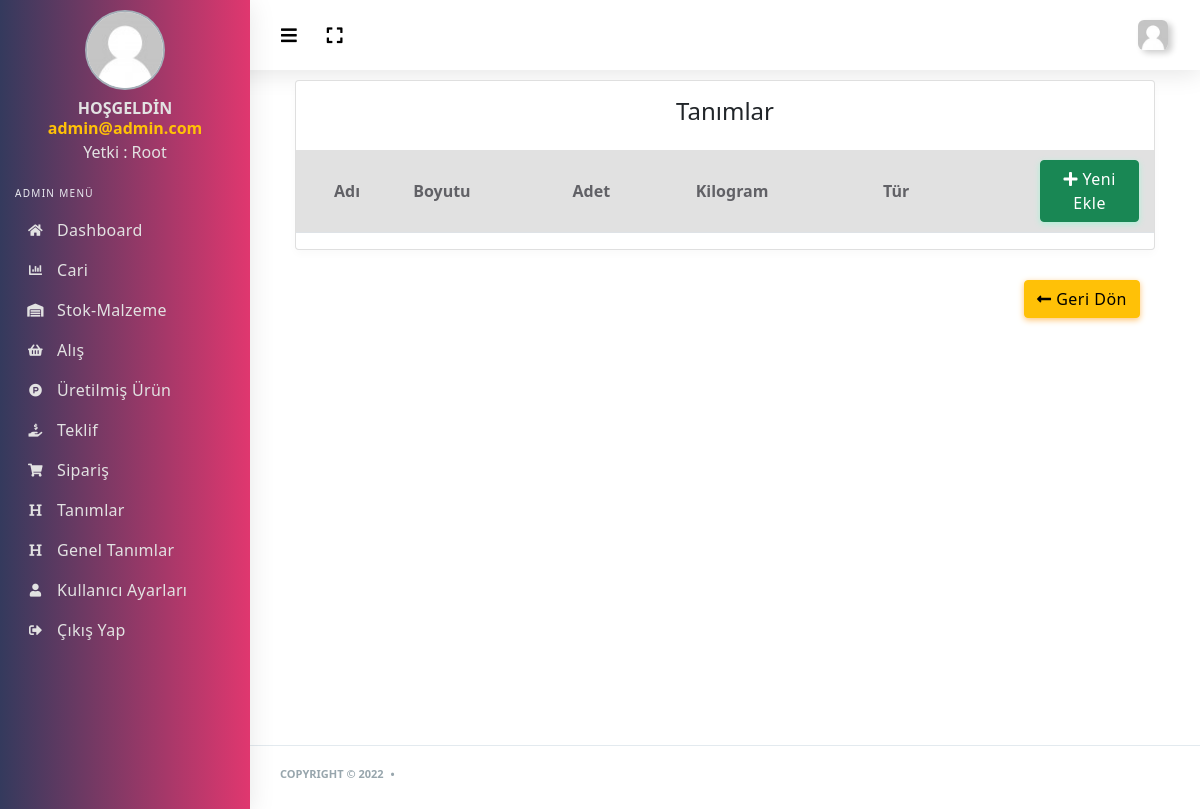
Page /admin/tanimlar.php (signed in) on the earlier database version.
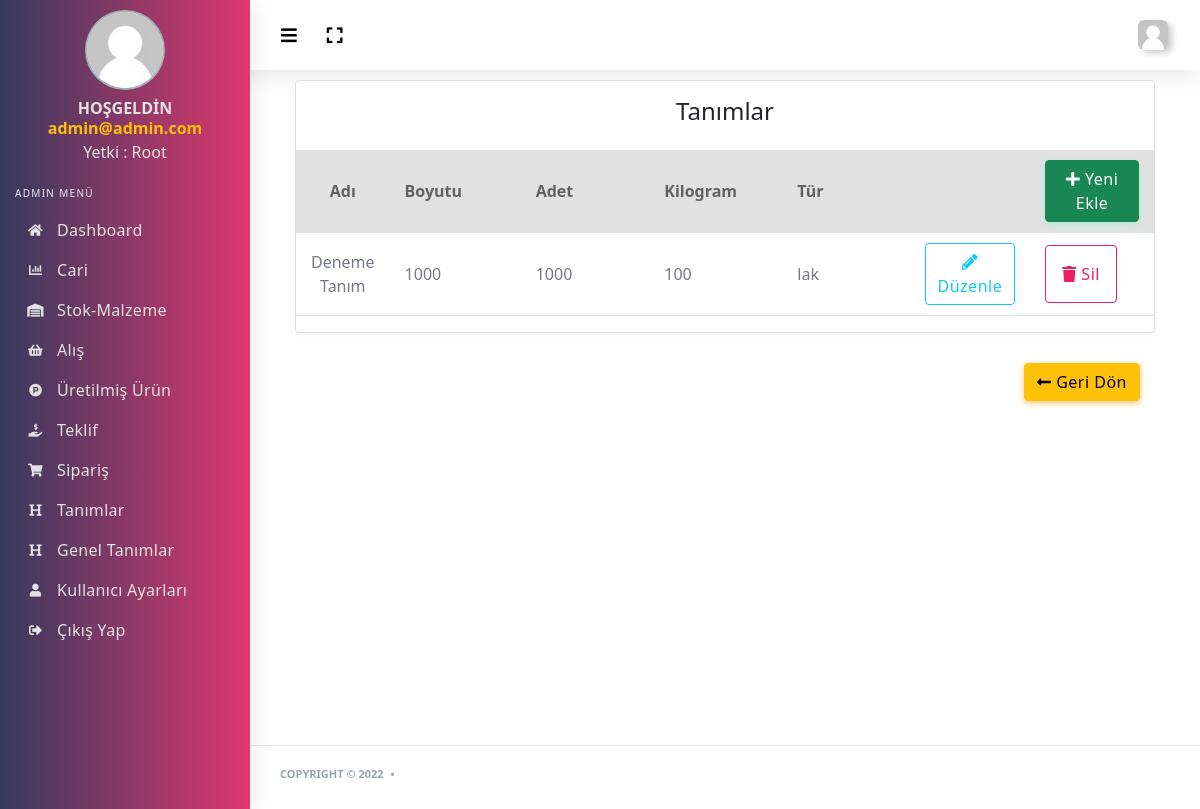
Same page on the later database version.
### tables this page shows
CREATE TABLE `tanimlar_tbl` (
  `id` int(11) NOT NULL,
  `tanim_ad` varchar(255) NOT NULL,
  `tanim_boyut` varchar(255) NOT NULL,
  `tanim_adet` varchar(255) NOT NULL,
  `tanim_kg` varchar(255) NOT NULL,
  `tanim_tur` varchar(250) NOT NULL
);

### admin/tanimlar.php (the view, shortened to what this page needs)
<?php include 'header.php' ?>
<?php include 'sidebar.php';
$tanimsor=$db->prepare("SELECT * FROM tanimlar_tbl ORDER BY id ASC");
$tanimsor->execute();
?>
<div class="main-content">
	<div class="col-12 col-md-12 col-lg-12">
		<div class="card">
			<h4 class="text-center p-3">Tanımlar</h4>
			<form action="../islem.php" method="POST">
				<table class="table table-striped table-md">
					<tr>
						<th class="text-center">Adı</th>
						<th>Boyutu</th>
						<th>Adet</th>
						<th>Kilogram</th>
						<th>Tür</th>
						<th></th>
						<th style="width: 15%;"><a href="tanim-ekle.php" class="btn btn-success"><i class="fa fa-plus"></i> Yeni Ekle</a></th>
					</tr>
					<?php while ($tanimcek=$tanimsor->fetch(PDO::FETCH_ASSOC)) {
						?>
						<tr>
							<td class="text-center"><?=$tanimcek['tanim_ad']; ?></td>
							<td style="width:16%;"><?=$tanimcek['tanim_boyut']; ?></td>
							<td style="width:16%;"><?=$tanimcek['tanim_adet']; ?></td>
							<td style="width:16%;"><?=$tanimcek['tanim_kg']; ?></td>
							<td style="width:16%;"><?=$tanimcek['tanim_tur']; ?></td>
							<td><a href="tanim-duzenle.php?id=<?=$tanimcek['id'] ?>" class="btn btn-outline-info"><i class="fa fa-pencil-alt"></i> Düzenle</a></td>
							<td><a href="../islem.php?tanimsil=ok&id=<?=$tanimcek['id'] ?>" onclick="return confirm('Silmek istediğinize emin misiniz?')" class="btn btn-outline-primary p-3"><i class="fa fa-trash"></i> Sil</a></td>
						</tr>
					<?php } ?>
				</table>
			</div>
			<div class="col-md-12 text-right">
				<a class="btn btn-warning" href="index.php"><i class="fa fa-long-arrow-alt-left"></i> Geri Dön</a>
			</div>
	</div>
</div>
</div>
</div>
<?php include 'footer.php' ?>

Differences in the rows shown:
added tanimlar_tbl: tanim_ad "Deneme Tanım", tanim_boyut "1000", tanim_adet "1000", tanim_kg "100", tanim_tur "lak"
